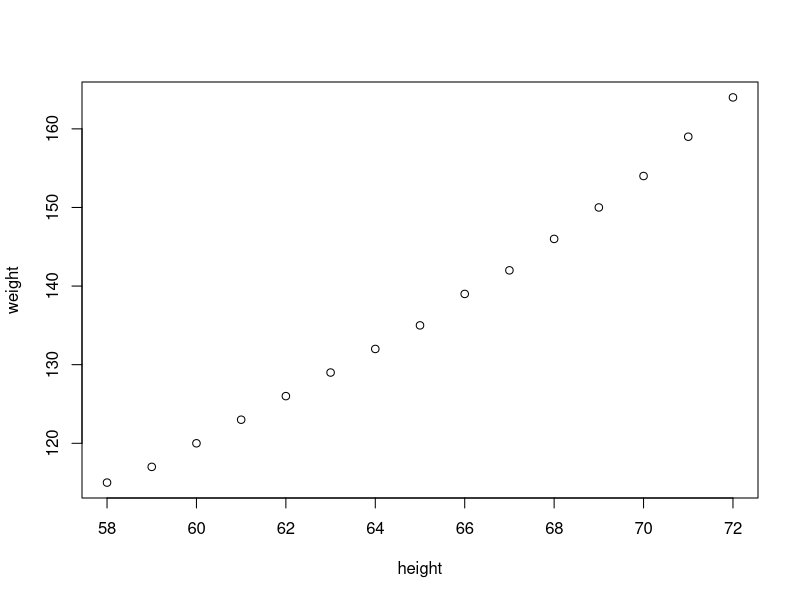
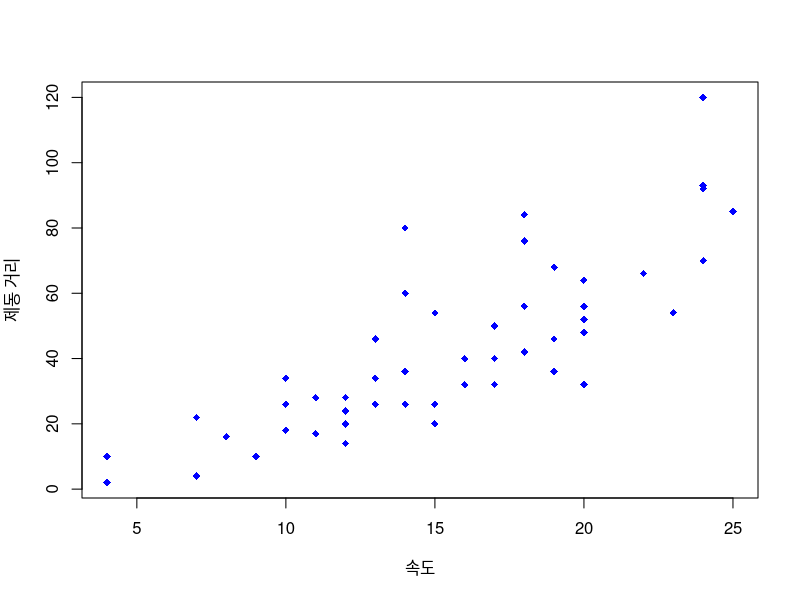
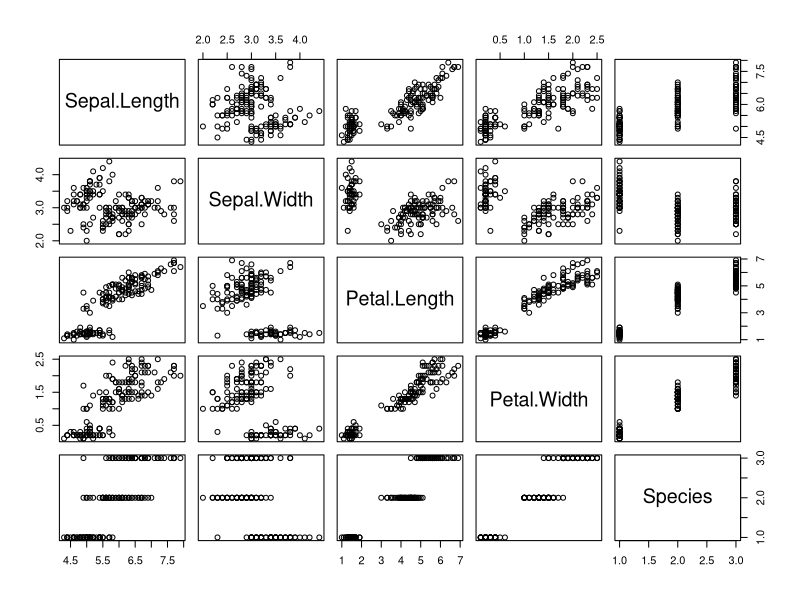
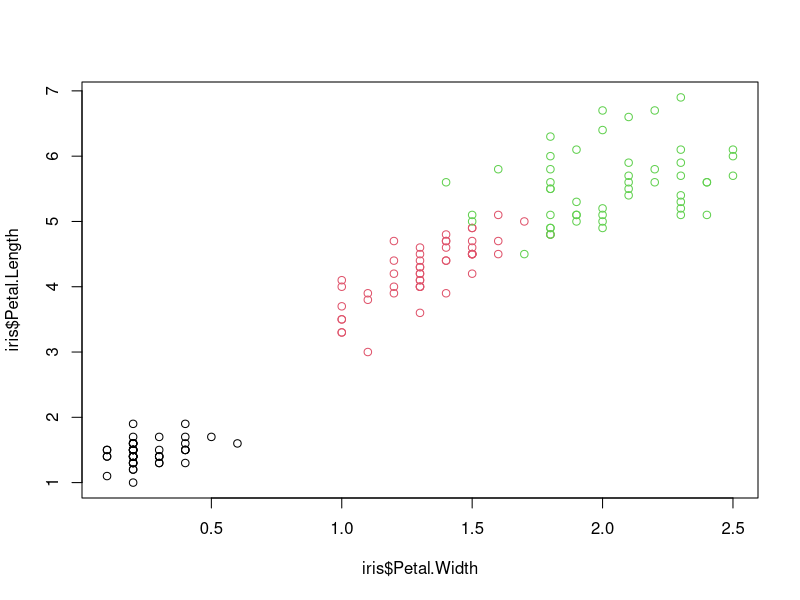

Recreate these plots in R, in order.
## R 자료구조 ##

# R에서 제공하는 자료형
# 수치형
# 문자형
# 논리형, 복소수형

# 자료구조 : 변수 => 
# 벡터(vector)
# 행렬(matrix)
# 데이터프레임(dataFrame)
# List 모든 자료형을 잠을 수 있음


# 변수활당 : 변수명 <- 값, 값->변수명, 변수명 = 값

# 팩터(factor) : 범주형 데이터(String)

# 서열형 데이터
# 명목형 데이터

# factor(벡터자료, levels, ordered(생략하면 명목형)) : 엑셀에서 가져 올떄 벡터로 바꿀 경우 많다.

# vactor : 값들의 집합, 1개 이상의 데이터를 담고 있는 자료구조
# 1차원 : 가변길이 배열, c()로 만든다, start:end, seq(from, to, by), rep(c())
# length()
# max()
# min()
# mean()
# range()최소값과 최대값, 
# ranke()
# sort()
# sd()

# 배열 : 행렬matrix  
# 2차원 배열
# 행(관측값)과 열(속성, 변수)로 이루어짐


# array(), matrix(), rbind(), cbind()

data()

# women : 
women

# 회귀분석 많이 쓰임 : 신장과 체중이 어떤 상관관계?

# cars : 상관 분석(속도 빠르면 제동거리, )
cars

# 데이터 구조 확인 함수
str(cars)

# iris : 회귀분석, 분료 : 품중이 무엇인지 분석
str(iris)

plot(women)
plot(cars, col='blue', xlab='속도', ylab='제동 거리', pch=18)

?plot

help(plot)

# 데이터의 내용확인 : head(), tail()  default 6개 출력
head(iris, 10)
tail(iris)
plot(iris)


plot(iris$Petal.Width, iris$Petal.Length, col=iris$Species)




